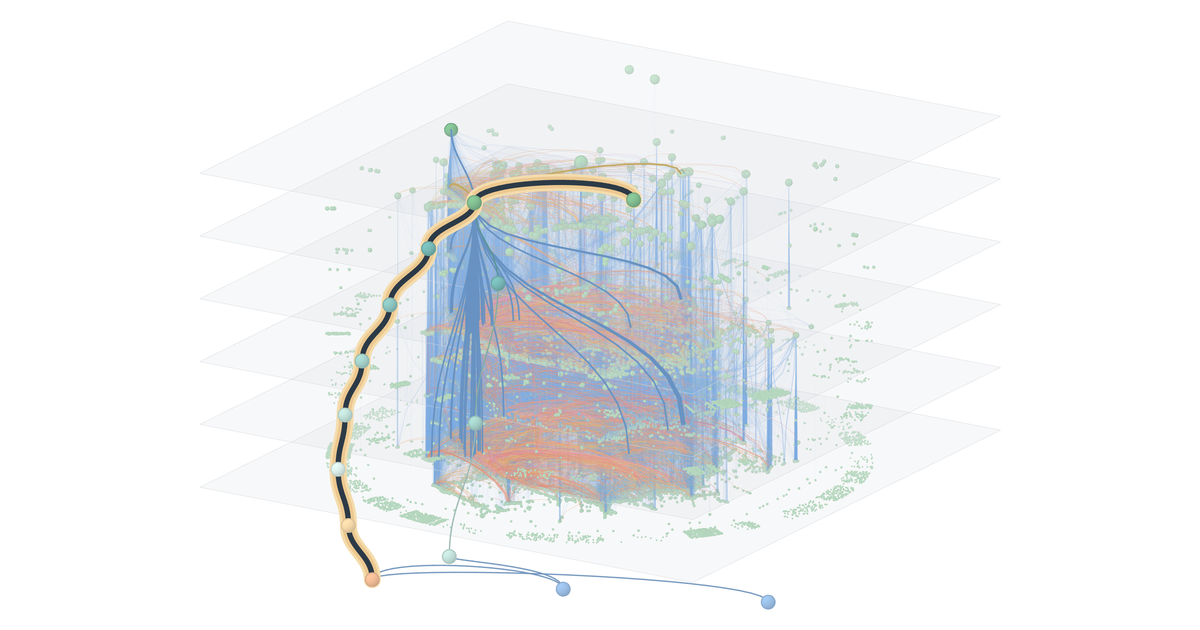
#> input picture site/img/vlonto-network-3d-social.png, 1200 x 630 px
$ python social_image.py ../../site/img/vlonto-network-3d-social.png ../../site/img/vlonto-network-3d-social.png
#> lines starting #> are read from the running program, lines starting #| are printed output that depends on the picture; after the words box and inside, x2 and y2 are one past the last pixel; in counts of white or black regions, pixels touching at a corner belong together
#!/usr/bin/env python3
"""social_image.py - the link-preview image of the site (Open Graph / Twitter card, build_site.SOCIAL_IMAGE).

Crops a capture of the 3D legal network to the 1200 x 630 frame Facebook, LinkedIn and X show, centred on the drawing
with a margin above and below, and downsamples it (Lanczos) for crisp lines. The capture used for v1.1 is
teaser_class_pr3.png (4800 x 2148, light theme, colour by class, Labour Code 45/2019/QH14 selected) from the teaser
CI run 43336356396 (scripts/site/teaser), the same render as the paper's Fig. 1.

usage: python scripts/site/social_image.py <capture.png> site/img/vlonto-network-3d-social.png
needs: Pillow, numpy
"""
import sys

import numpy as np
from PIL import Image

W, H, PAD = 1200, 630, 60          # output size; margin (capture pixels) above and below the drawing


def main(src: str, out: str) -> int:
    im = Image.open(src)
#> im is the input picture: PIL image 1200x630 RGB; mean R, G, B 239.5, 241.2, 242.5
    a = np.asarray(im.convert("RGBA"))
    ink = (a[..., 3] > 8) & (a[..., :3].min(axis=2) < 246)          # anything that is not the white page
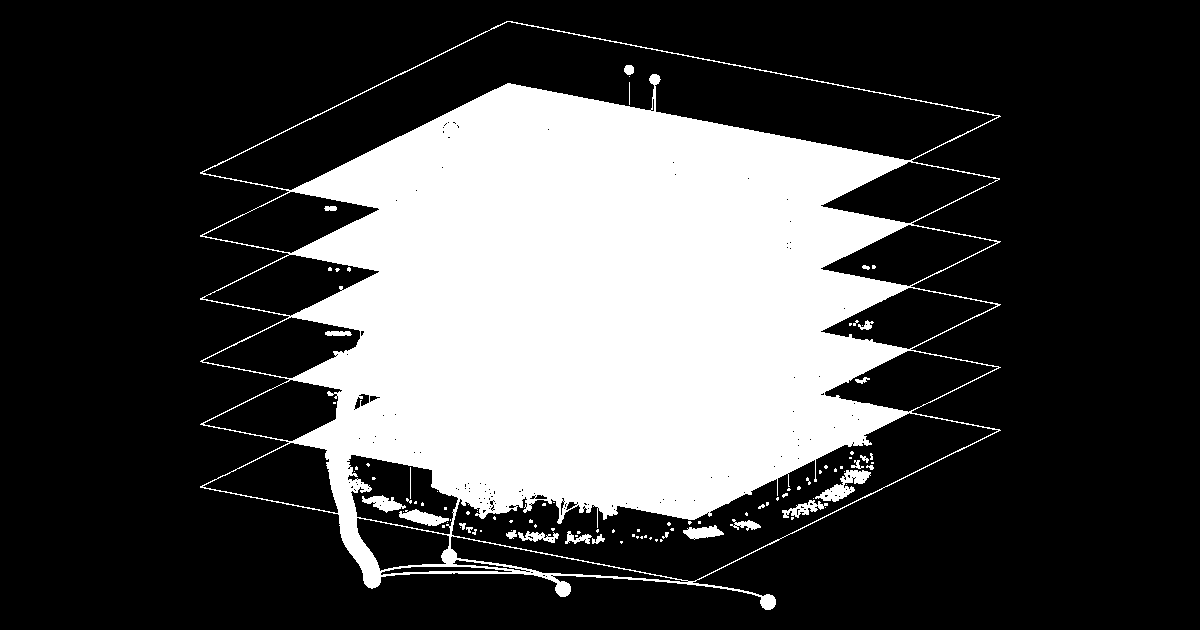
#> ink: shape (630, 1200) bool; 28.2% white; 98 white regions (72 under 20 px), largest, box (x1, y1, x2, y2) and area: (200, 21, 1001, 610) 208989, (815, 470, 871, 502) 682, (399, 509, 449, 526) 452
    ys, xs = np.where(ink)
    y0, y1 = ys.min() - PAD, ys.max() + PAD
#> y0 = -39; y1 = 669
    h = y1 - y0
#> h = 708
    w = round(h * W / H)
#> w = 1349
    x0 = (xs.min() + xs.max()) // 2 - w // 2
#> x0 = -74
    if x0 < 0 or y0 < 0 or x0 + w > im.width or y1 > im.height:
#> (the run stopped early here; a loop or call above may not have finished)
